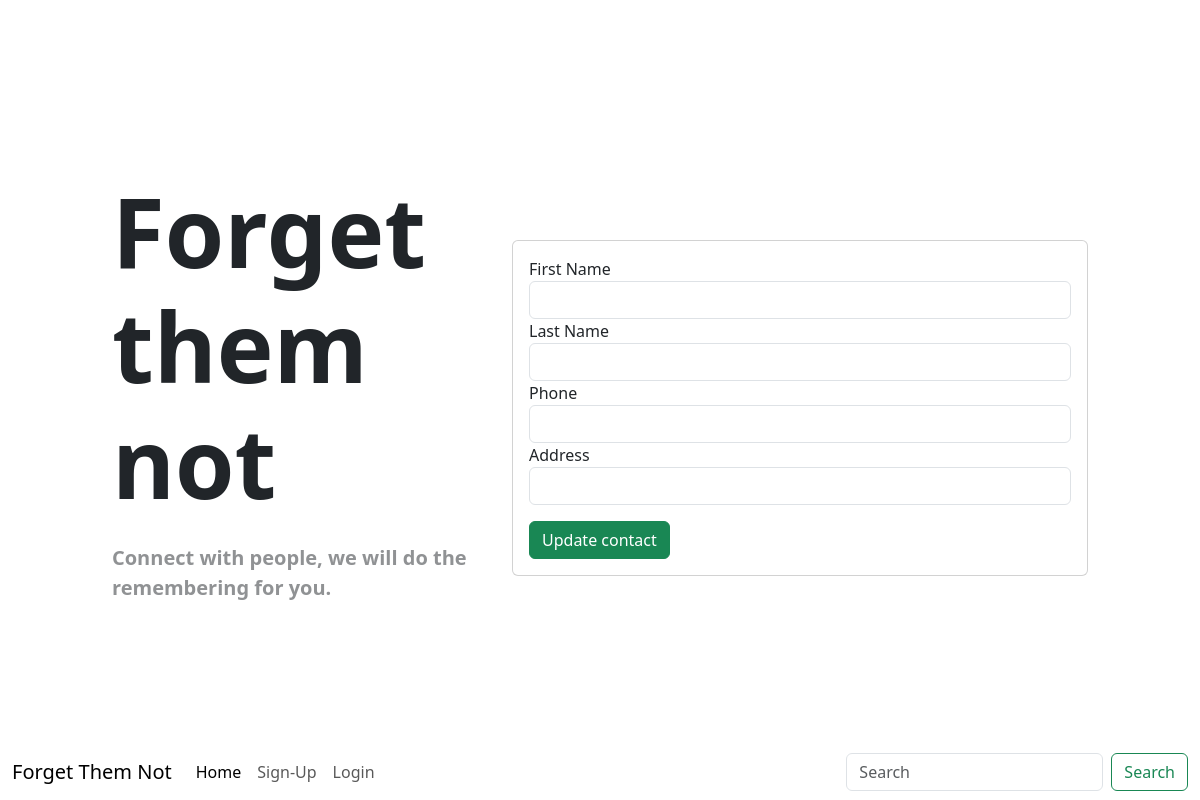
Before: /update/5 with the older database file.
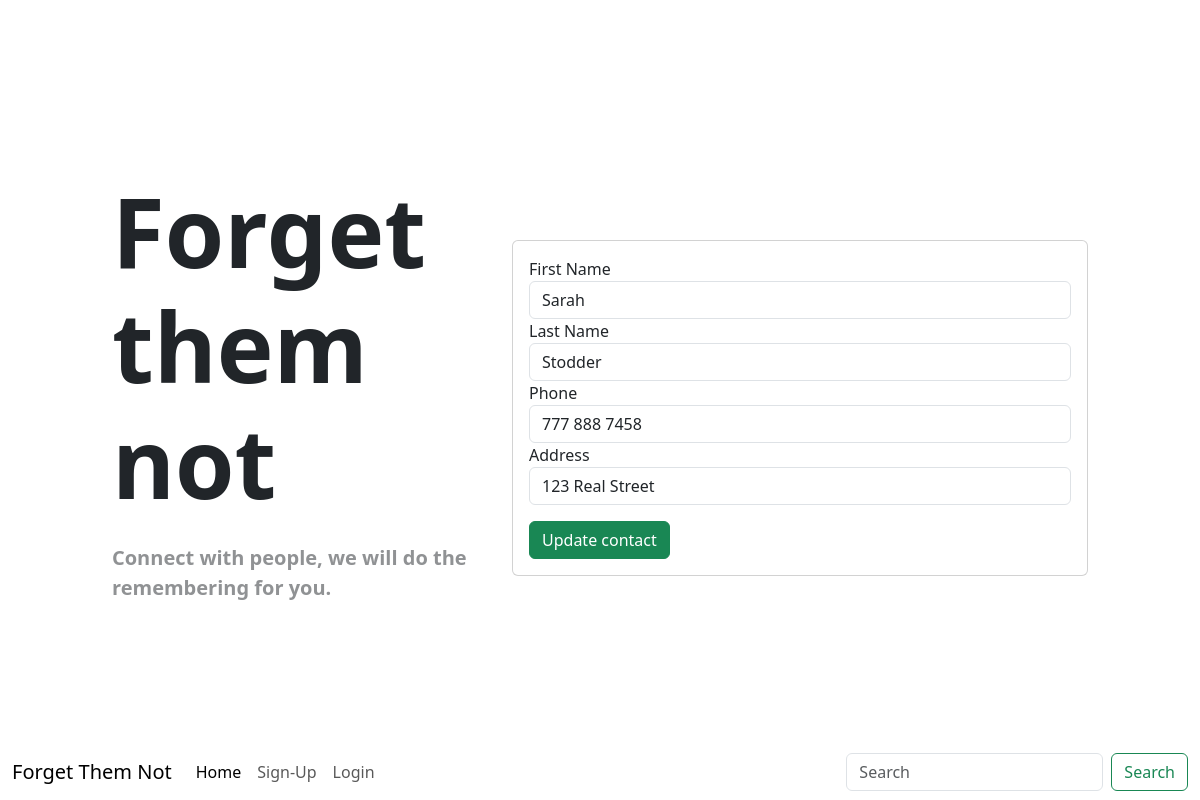
After: the same page with the newer database file.
### app/models.py (models this page shows, shortened)
class Contact(db.Model):
    id = db.Column(db.Integer, primary_key = True)
    first_name = db.Column(db.String(50), nullable = False)
    last_name = db.Column(db.String(50), nullable = False)
    phone = db.Column(db.String(15), nullable = False)
    address = db.Column(db.String(100), nullable = False)
    date_created = db.Column(db.DateTime, nullable = False, default = datetime.utcnow)
    user_id = db.Column(db.Integer, db.ForeignKey('user.id'), nullable = False)

### app/routes.py (the view, shortened to what this page needs)
@app.route('/update/<contact_id>', methods =["GET", "POST"])
def update_contact(contact_id):
    form = UpdateForm()
    current_contact = db.session.get(Contact, contact_id)
    return render_template('update.html', form = form, current_contact = current_contact)

### app/forms.py
class UpdateForm(FlaskForm):
    first_name = StringField('First Name', validators = [InputRequired()])
    last_name = StringField('Last Name', validators = [InputRequired()])
    phone = StringField('Phone', validators = [InputRequired()])
    address = StringField('Address', validators = [InputRequired()])
    submit = SubmitField('Update contact')

### app/templates/update.html (shortened to what this page needs)
{% extends 'base.html' %}
{% block content %}
<div class="col-6">
    <div class="card mt-3">
        <div class="card-body">
            <form action="" method="post">
                {{ form.first_name.label }}
                {{ form.first_name(class='form-control', value=current_contact.first_name) }}
                {{ form.last_name.label }}
                {{ form.last_name(class='form-control', value=current_contact.last_name) }}
                {{ form.phone.label }}
                {{ form.phone(class='form-control', value=current_contact.phone) }}
                {{ form.address.label }}
                {{ form.address(class='form-control', value=current_contact.address) }}
                {{ form.submit(class='btn btn-success mt-3')}}
            </form>
        </div>
    </div>
</div>
{% endblock content %}

Changed rows visible on the page:
added Contact: first_name "Sarah", last_name "Stodder", phone "777 888 7458", address "123 Real Street"
